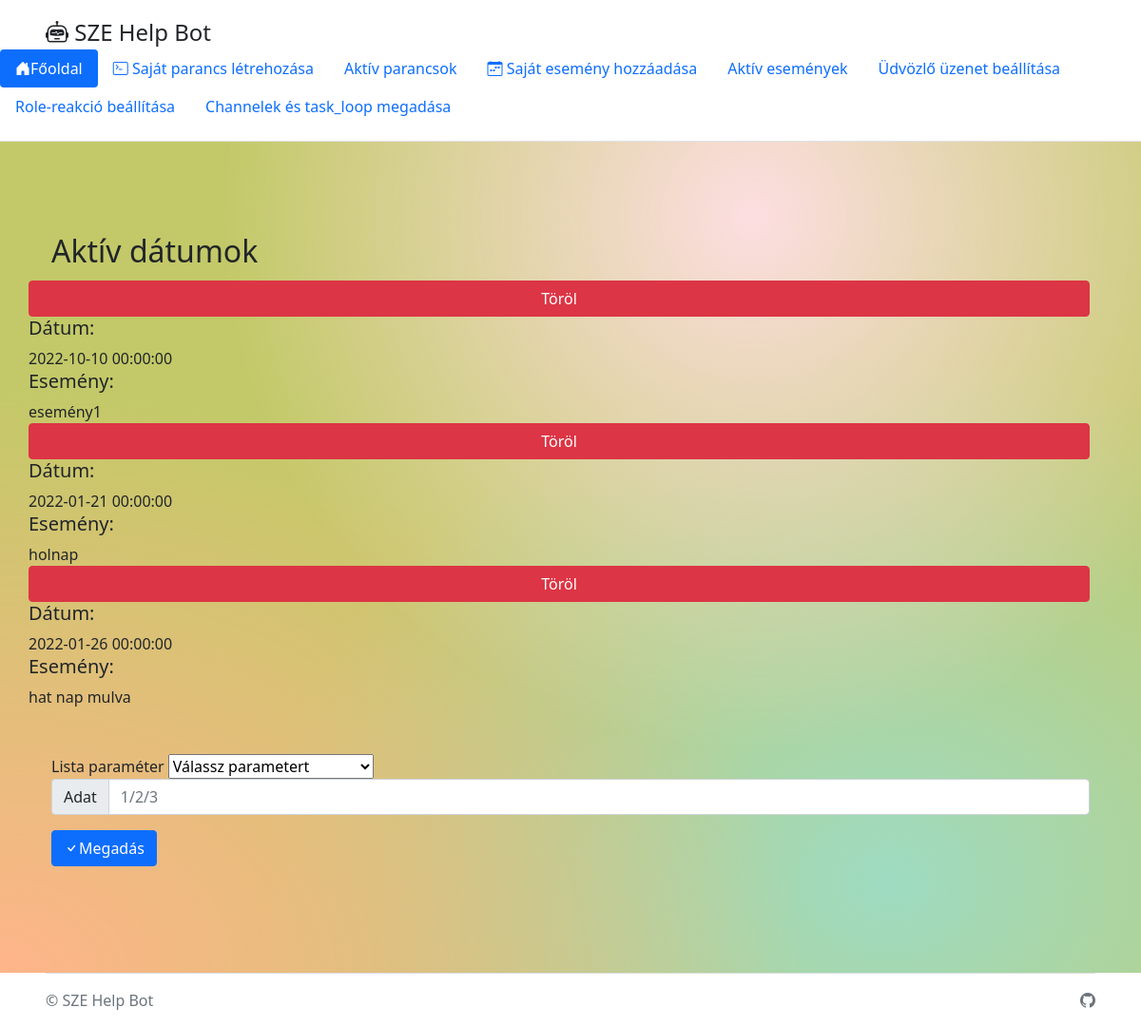
The page /aktiv-datumok on the database as committed earlier.
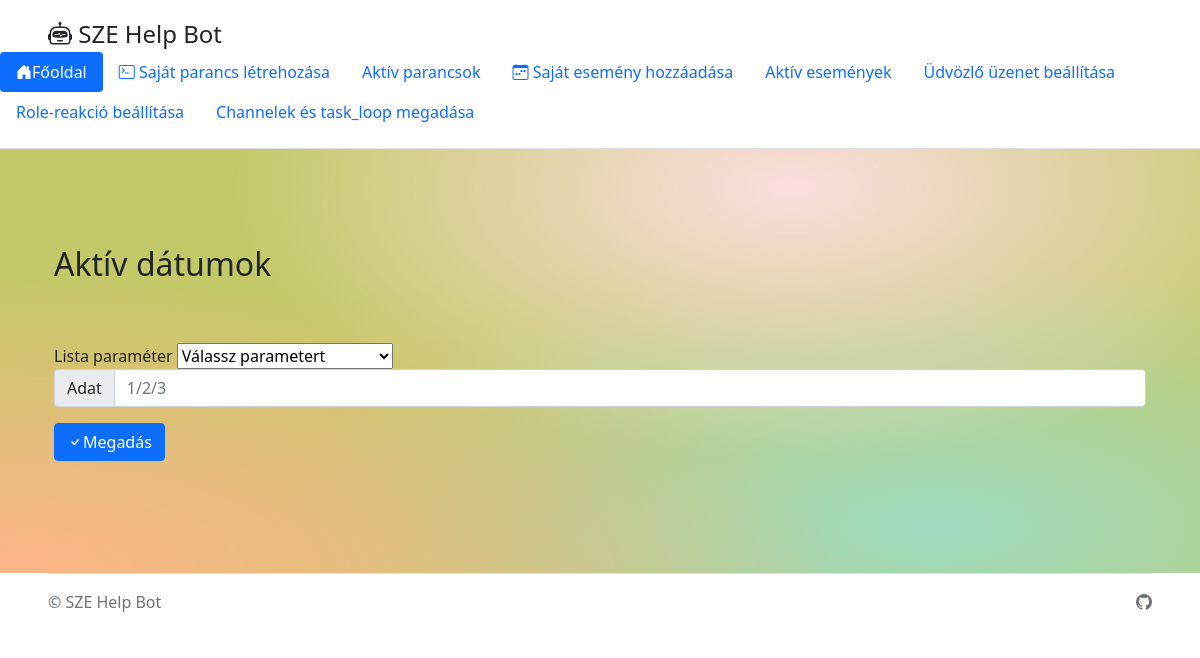
The same page on the database as committed later.
### run.py (models this page shows, shortened)
class Dates(db.Model):
    id = db.Column(db.Integer, primary_key=True, autoincrement=True)
    date = db.Column(db.DateTime, nullable=False, unique=True)
    event = db.Column(db.String(100), nullable=False)
    date_created = db.Column(db.DateTime, default=datetime.now)

### run.py (the view, shortened to what this page needs)
@app.route("/aktiv-datumok", methods=['POST','GET'])
def datelist():
    if not request.method == 'POST':
        dates = Dates.query.all()
        now = datetime.now()
        for date in dates:
            if date.date < now:
                try:
                    db.session.delete(date)
                    db.session.commit()
                except:
                    return "nem sikerült a törlés"
        return render_template("dates.html", values=Dates.query.all())

### templates/dates.html (shortened to what this page needs)
{% extends "base.html" %}
{% block content %}
<div class="gradientbackground">
    <div class="container col-xxl-5 px-4 py-5">
        <div class="row flex-lg-row-reverse align-items-center g-5 py-5">
                <h2>Aktív dátumok</h2>
				<ul class="list-group mt-1">
	 				{% for item in values %}
						<a href="/datum-torles/{{item.id}}" class="btn btn-danger">Töröl</a>
						<h5>Dátum: </h5>{{ item.date }}
						<h5>Esemény: </h5>{{ item.event }}
					{% endfor %}
				</ul>
				<form method="POST" action="/aktiv-datumok">
					<span class="input-group-select" id="param">Lista paraméter</span>
                	<select name="param" id="dateparam">
                    <option value="">Válassz parametert</option>
                </select>
				<div class="input-group mb-3">
					<span class="input-group-text" id="input_int">Adat</span>
					<input type="text" name="input_int" class="form-control" placeholder="1/2/3" aria-label="input_int">
				</div>
					<span><button type="submit" class="btn btn-primary mb-3"><i class="bi bi-check"></i>Megadás</button></span>
				</div>
        </div>
    </div>
{% endblock %}

### templates/base.html (shortened to what this page needs)
<!DOCTYPE html>
<html>
<head>
   	<link href="https://cdn.jsdelivr.net/npm/bootstrap@5.1.3/dist/css/bootstrap.min.css" rel="stylesheet">
    <link rel="stylesheet" href="https://cdn.jsdelivr.net/npm/bootstrap-icons@1.7.0/font/bootstrap-icons.css">
    <link rel="stylesheet" href="../static/styles.css">
</head>
<body>
    <header class="d-flex flex-wrap justify-content-center py-3 border-bottom">
        <a href="/" class="d-flex align-items-center mb-3 mb-md-0 me-md-auto text-dark text-decoration-none">
            <span class="fs-4 ms-5"><i class="bi bi-robot"></i> SZE Help Bot</span></a>
        <ul class="nav nav-pills">
            <li class="nav-item"><a href="/" class="nav-link active" aria-current="page"><i class="bi bi-house-door-fill"></i>Főoldal</a></li>
            <li class="nav-item"><a href="{{ url_for('commandcreator') }}" class="nav-link"><i class="bi bi-terminal"></i> Saját parancs létrehozása</a></li>
            <li class="nav-item"><a href="{{ url_for('commandlist') }}" class="nav-link">Aktív parancsok</a></li>
			<li class="nav-item"><a href="{{ url_for('datecreator') }}" class="nav-link"><i class="bi bi-calendar-week"></i> Saját esemény hozzáadása</a></li>
			<li class="nav-item"><a href="{{ url_for('datelist') }}" class="nav-link">Aktív események</a></li>
			<li class="nav-item"><a href="{{ url_for('welcome') }}" class="nav-link">Üdvözlő üzenet beállítása</a></li>
			<li class="nav-item"><a href="{{ url_for('role') }}" class="nav-link">Role-reakció beállítása</a></li>
			<li class="nav-item"><a href="{{ url_for('chanel') }}" class="nav-link">Channelek és task_loop megadása</a></li>
        </ul>
    </header>
	{% block content %}
	{% endblock %}
	<footer class="d-flex flex-wrap justify-content-between align-items-center py-3  border-top ms-5 me-5">
	    <div class="col-md-4 d-flex align-items-center">
	        <span class="text-muted ">© SZE Help Bot</span>
	    </div>
	    <ul class="nav col-md-4 justify-content-end list-unstyled d-flex">
	        <li class="ms-3"><a class="text-muted" href="https://github.com/Kumiszter/SZEHelpBot" target="_blank"><i class="bi-github" role="img" aria-label="GitHub"></i></a></li>
	    </ul>
	</footer>
</body>
</html>

### static/styles.css (style rules this page uses)
.gradientbackground { background-color:#c3c968; background-image: radial-gradient(at 66% 9%, hsla(355,85%,93%,1) 0, transparent 50%), radial-gradient(at 0% 100%, hsla(22,100%,77%,1) 0, transparent 50%), radial-gradient(at 78% 89%, hsla(155,46%,74%,1) 0, transparent 50%); margin: 0; padding: 0; }

Rows that differ between the two databases and show on the page:
removed Dates: date "2022-10-10 00:00:00", event "esemény1"
removed Dates: date "2022-01-21 00:00:00", event "holnap"
removed Dates: date "2022-01-26 00:00:00", event "hat nap mulva"
